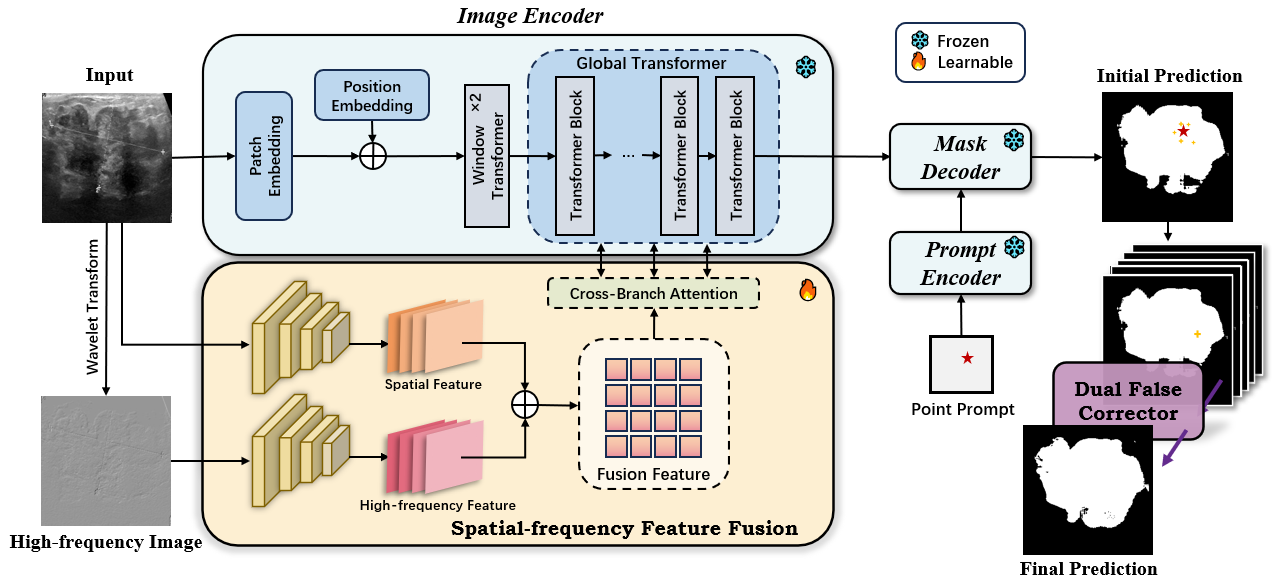
#> input picture framework.jpg, 1280 x 585 px; its folder holds only this picture in this run
$ python wavelet.py --image_path ..
#> lines starting #> are read from the running program, lines starting #| are printed output that depends on the picture
import cv2
import numpy as np
from PIL import Image
import pywt
import argparse
import os

if __name__ == '__main__':

    parser = argparse.ArgumentParser()
    parser.add_argument('--image_path', default='')
    parser.add_argument('--L_path', default='')
    parser.add_argument('--H_path', default='')
    parser.add_argument('--wavelet_type', default='haar', help='haar, db2, bior1.5, bior2.4, coif1, dmey')
    parser.add_argument('--if_RGB', default=False)
    args = parser.parse_args()

    if not os.path.exists(args.L_path):
        os.mkdir(args.L_path)
    if not os.path.exists(args.H_path):
        os.mkdir(args.H_path)

    for i in os.listdir(args.image_path):
        image_path = os.path.join(args.image_path, i)
        L_path = os.path.join(args.L_path, i)
        H_path = os.path.join(args.H_path, i)

        if args.if_RGB:
            image = Image.open(image_path).convert('L')
        else:
            image = Image.open(image_path)
#> image is the input picture: PIL image 1280x585 RGBA; mean R, G, B, A 212.7, 210.8, 206.9, 255
        image = np.array(image)

        LL, (LH, HL, HH) = pywt.dwt2(image, args.wavelet_type)

        LL = (LL - LL.min()) / (LL.max() - LL.min()) * 255

        LL = Image.fromarray(LL.astype(np.uint8))
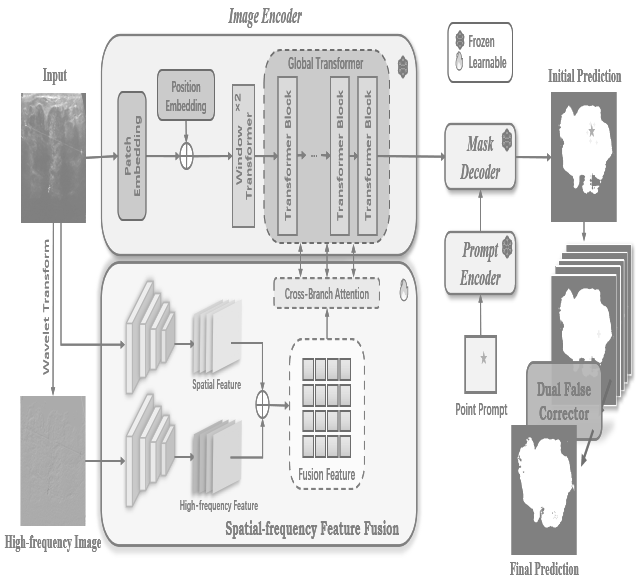
#> LL: PIL image 640x585 LA; mean R, G, B, A 211.7, 211.7, 211.7, 230.7; transparent parts drawn white
        LL.save(L_path)

        LH = (LH - LH.min()) / (LH.max() - LH.min()) * 255
        HL = (HL - HL.min()) / (HL.max() - HL.min()) * 255
        HH = (HH - HH.min()) / (HH.max() - HH.min()) * 255

        merge1 = HH + HL + LH
        h,w = image.shape[-2], image.shape[-1]
#> h = 1280; w = 4
#> (the run stopped early here; a loop or call above may not have finished)
